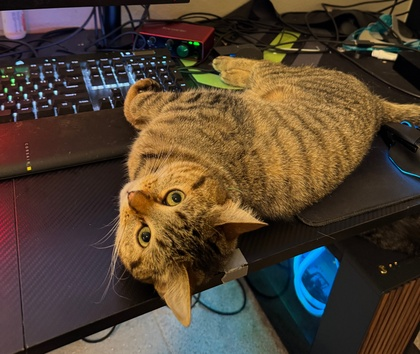
%> input picture assets/ada_cat.JPG, 420 x 354 px, shrunk from 4284 x 3610 before the run
$ octave main.m   (GNU Octave 9; MATLAB toolbox functions it lacks are replaced by stand-ins)
%> lines starting %> are read from the running program, lines starting %| are printed output that depends on the picture
### Assignment 1/custom_histogram.m
function [outputArg1, min_output, max_output, output_img] = custom_histogram(inputIMG)
%CUSTOM_HISTOGRAM Summary of this function goes here
%   Detailed explanation goes here

% grayscale the image if necessary
if size(inputIMG, 3) == 3
    grayscale = rgb2gray(inputIMG);
else
    grayscale = inputIMG;
end

colormap(gray)

% grab the size of the image
[height, width] = size(grayscale);

% lets use this instead since i want an array of counts of each graylevel,
% where the index is the respective gray level, so if gLC[5] = 10, that
% means there is 10 counts of a graylevel of 5 in the image
grayLevelCounts = zeros(1, 256);

min = 256;

max = -1;

% iterate through image and
% Gray Level 0 corresponds to gLC(1)
for i = 1:height
    for j = 1:width
        grayValue = grayscale(i, j) + 1;
        % can't use += in MATLAB
        grayLevelCounts(grayValue) = grayLevelCounts(grayValue) + 1;
        if grayValue > max
            max = grayValue;
        elseif grayValue < min
            min = grayValue;
        end
    end
end

bar(grayLevelCounts)

outputArg1 = grayLevelCounts;
min_output = min;
max_output = max;
output_img = grayscale;

end

### Assignment 1/main.m
img = imread('assets/ada_cat.JPG');
%> img is the input picture: size 354x420x3 uint8; mean R, G, B 81.9, 66.5, 51

% this is just to test

grayscale = rgb2gray(img);
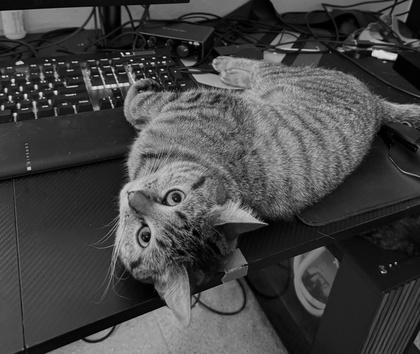
%> grayscale: size 354x420 uint8; min 0, max 240, mean 69.4
colormap(gray)

subplot(1, 2, 1), histogram(grayscale)
title('Matlab Histogram() Function');
subplot(1, 2, 2), custom_histogram(grayscale)
%> after the loop in custom_histogram, `for i = 1:height`: grayLevelCounts = 256 values, max 2553 at index 34, min 0 at index 228, mean 580.8; max = 241; min = 1
%> in custom_histogram, `outputArg1 = grayLevelCounts;`: outputArg1 has the same summary as grayLevelCounts
%> in custom_histogram, `max_output = max;`: max_output = 241
%> after `custom_histogram(grayscale)`: ans has the same summary as grayLevelCounts in custom_histogram
title("Implemented custom\_histogram()");
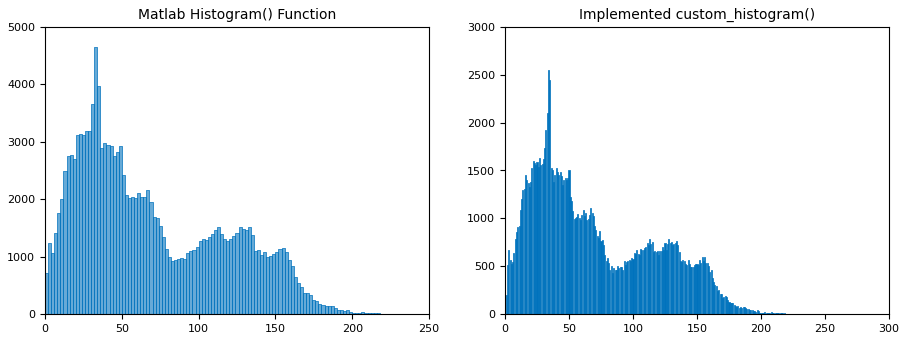
%> figure redrawn from the program's plot data, 2 panels; panel 1: tallest bar 4655 high, from x = 32 to 34; panel 2: tallest bar 2553 high, from x = 33.6 to 34.4

clc

% image_threshold(img)

$ run again, with assets/Cat.jpg copied over assets/ada_cat.JPG
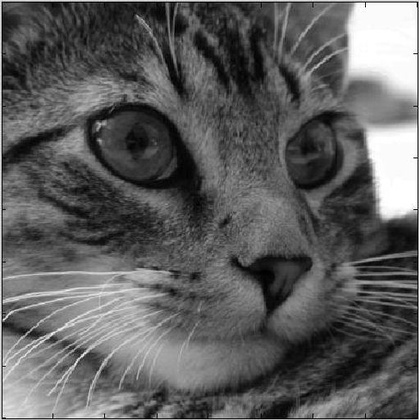
%> input picture assets/Cat.jpg, 420 x 420 px, shrunk from 512 x 512 before the run
%> img is the input picture: size 420x420 uint8; min 0, max 255, mean 93.9
%> after the loop in custom_histogram, `for i = 1:height`: grayLevelCounts = 256 values, max 3089 at index 255, min 0 at index 256, mean 689.1; max = 255; min = 1
%> outputArg1 has the same summary as grayLevelCounts
%> max_output = 255
%> ans has the same summary as grayLevelCounts in custom_histogram
%> `title("Implemented custom\_histogram()");`:
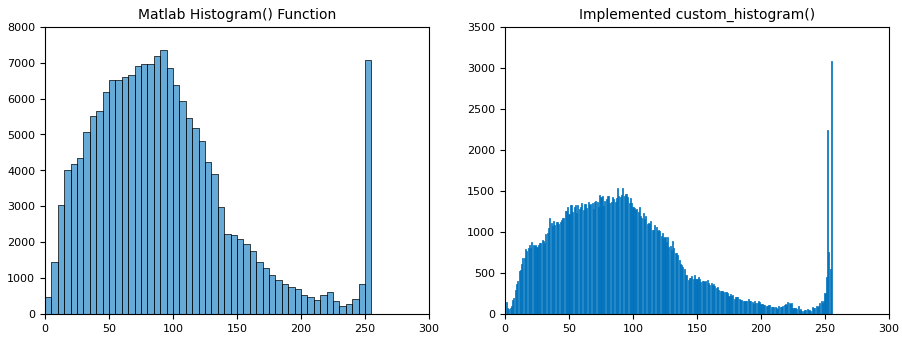
%> figure redrawn from the program's plot data, 2 panels; panel 1: tallest bar 7350 high, from x = 90 to 95; panel 2: tallest bar 3089 high, from x = 254.6 to 255.4

$ run again, with assets/Flower.jpg copied over assets/ada_cat.JPG
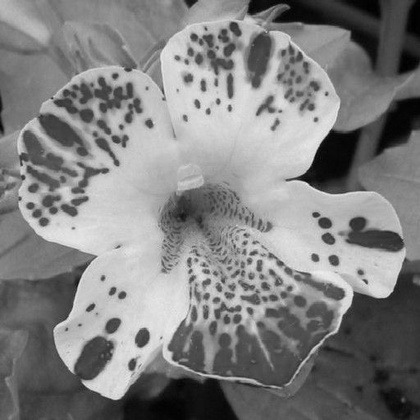
%> input picture assets/Flower.jpg, 420 x 420 px, shrunk from 512 x 512 before the run
%> img is the input picture: size 420x420 uint8; min 0, max 237, mean 128.9
%> after the loop in custom_histogram, `for i = 1:height`: grayLevelCounts = 256 values, max 1536 at index 209, min 0 at index 237, mean 689.1; max = 238; min = 1
%> outputArg1 has the same summary as grayLevelCounts
%> max_output = 238
%> ans has the same summary as grayLevelCounts in custom_histogram
%> `title("Implemented custom\_histogram()");`:
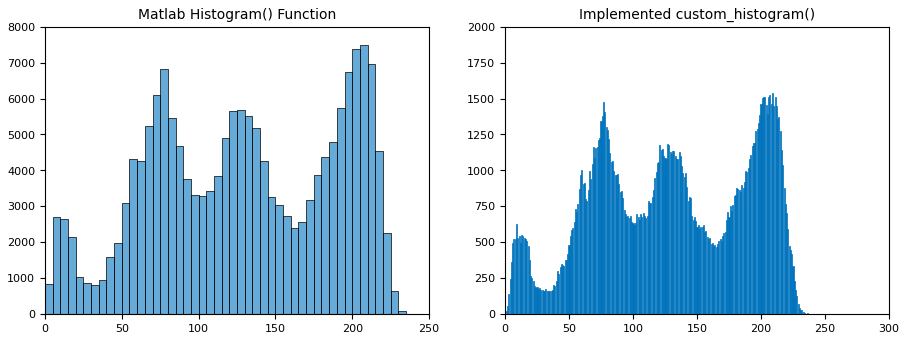
%> figure redrawn from the program's plot data, 2 panels; panel 1: tallest bar 7483 high, from x = 205 to 210; panel 2: tallest bar 1536 high, from x = 208.6 to 209.4

$ run again, with assets/Moon.jpg copied over assets/ada_cat.JPG
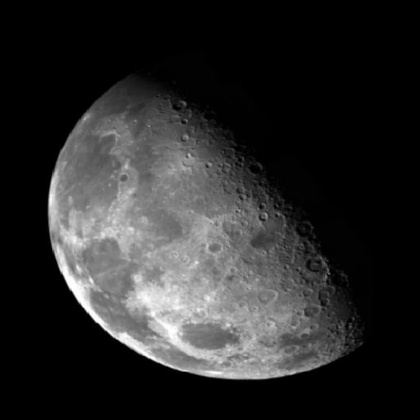
%> input picture assets/Moon.jpg, 420 x 420 px, shrunk from 512 x 512 before the run
%> img is the input picture: size 420x420 uint8; min 0, max 255, mean 42.6
%> after the loop in custom_histogram, `for i = 1:height`: grayLevelCounts = 256 values, max 99047 at index 1, min 0 at index 256, mean 689.1; max = 255; min = 1
%> outputArg1 has the same summary as grayLevelCounts
%> max_output = 255
%> ans has the same summary as grayLevelCounts in custom_histogram
%> `title("Implemented custom\_histogram()");`:
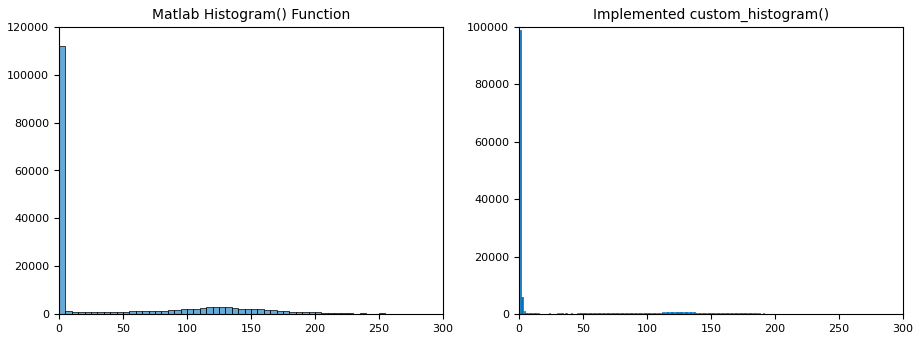
%> figure redrawn from the program's plot data, 2 panels; panel 1: tallest bar 112154 high, from x = 0 to 5; panel 2: tallest bar 99047 high, from x = 0.6 to 1.4
